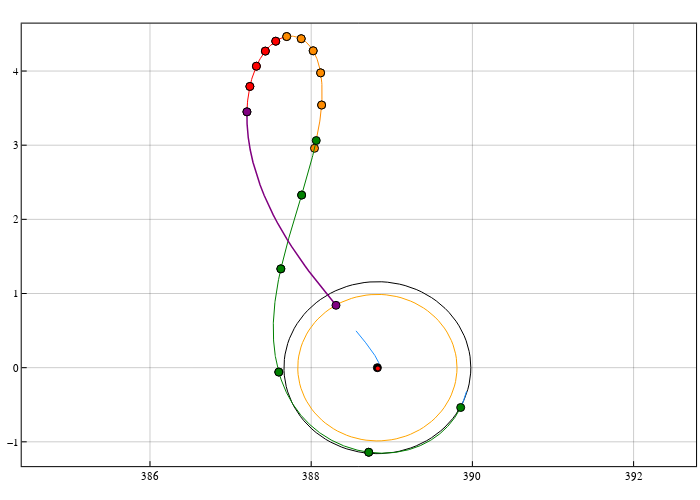

The notebook cell this image was saved under:
### Code cell
plot!(pcart, sol[1,:], sol[2,:], linewidth=1.5, c=:purple)
scatter!(pcart, [sol[1,1], sol[1,end]], [sol[2,1], sol[2,end]], c=:purple)
